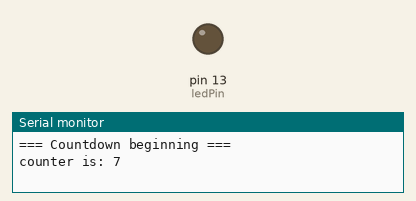
Simulated run of this sketch. Board: Arduino Uno, built with avr-gcc and run on an emulated ATmega328P. Parts: output pins drawn as LEDs (lit = HIGH), the last lines printed to the serial monitor.

Above: at 0.1 s.
At 4.9 s:
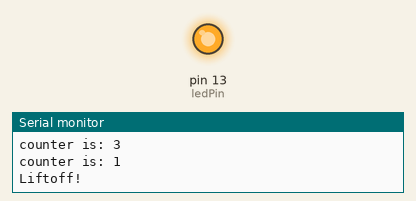
Timing chart, 0 to 6.5 s (numbered marks = the images above):
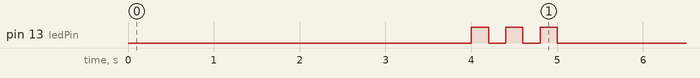

The sketch:

assignment1task4_NabilNurideen.ino
```cpp
int ledPin = 13;
void setup() {
  pinMode(ledPin, OUTPUT);
  Serial.begin(9600);
  Serial.println("=== Countdown beginning ===");

  int counter = 7;

  while ( counter > 0) {
    Serial.print("counter is: ");
    Serial.println( counter);


    delay(1000);
    counter = counter - 2;}

    Serial.println("Liftoff!");
   digitalWrite(ledPin, HIGH), delay(200); digitalWrite(ledPin, LOW); delay(200);
   digitalWrite(ledPin, HIGH), delay(200); digitalWrite(ledPin, LOW); delay(200);
   digitalWrite(ledPin, HIGH), delay(200); digitalWrite(ledPin, LOW); delay(200);
  }
void loop() {
  // put your main code here, to run repeatedly:

}
```
